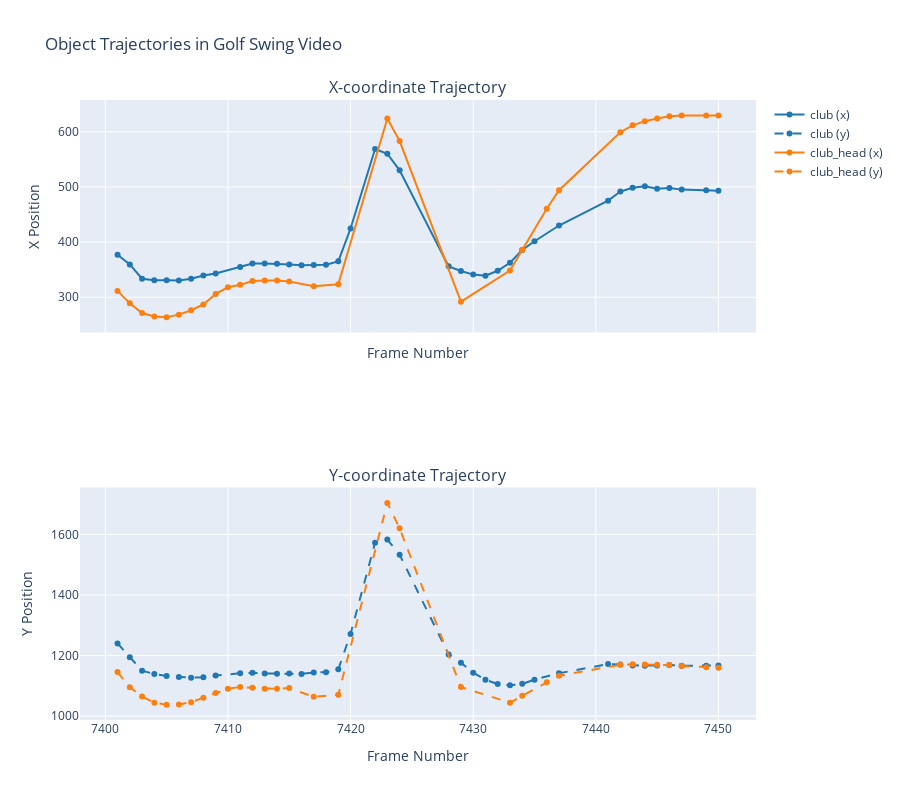

Notebook code for this chart:
### Code cell
plotter.combined_plot(
    start_frame=7400,
    end_frame=7450,
    num_frames=20
)

### Figure 1 — Plotly figure (JSON) as saved in the notebook; plotly's stock layout.template omitted (floating-point values rounded to 4 significant figures)
{"data": [{"line": {"color": "#1f77b4"}, "mode": "lines+markers", "name": "club (x)", "type": "scatter", "x": [7401, 7402, 7403, 7404, 7405, 7406, 7407, 7408, 7409, 7411, 7412, 7413, 7414, 7415, 7416, 7417, 7418, 7419, 7420, 7422, 7423, 7424, 7428, 7429, 7430, 7431, 7432, 7433, 7434, 7435, 7437, 7441, 7442, 7443, 7444, 7445, 7446, 7447, 7449, 7450], "xaxis": "x", "y": [377, 359.5, 333.5, 331, 331, 330.5, 333.5, 339.5, 343, 355, 361, 361, 360.5, 359.5, 358, 358.5, 359, 365, 424.5, 568.5, 560, 530, 356, 347.5, 341, 339, 348, 362.5, 385.5, 401.5, 430, 475, 491.5, 498.5, 501, 496.5, 498, 495, 494, 493], "yaxis": "y"}, {"line": {"color": "#1f77b4", "dash": "dash"}, "mode": "lines+markers", "name": "club (y)", "type": "scatter", "x": [7401, 7402, 7403, 7404, 7405, 7406, 7407, 7408, 7409, 7411, 7412, 7413, 7414, 7415, 7416, 7417, 7418, 7419, 7420, 7422, 7423, 7424, 7428, 7429, 7430, 7431, 7432, 7433, 7434, 7435, 7437, 7441, 7442, 7443, 7444, 7445, 7446, 7447, 7449, 7450], "xaxis": "x2", "y": [1240, 1194, 1150, 1139, 1132.0, 1130.0, 1127, 1128.0, 1134, 1142.0, 1143, 1141, 1140, 1140.0, 1140.0, 1144, 1145, 1154.0, 1272.0, 1572.0, 1583, 1533, 1204.0, 1176.0, 1144.0, 1120, 1106, 1102, 1106.0, 1120.0, 1142.0, 1172, 1170.0, 1167, 1166.0, 1168.0, 1168.0, 1166.0, 1166, 1167], "yaxis": "y2"}, {"line": {"color": "#ff7f0e"}, "mode": "lines+markers", "name": "club_head (x)", "type": "scatter", "x": [7401, 7402, 7403, 7404, 7405, 7406, 7407, 7408, 7409, 7410, 7411, 7412, 7413, 7414, 7415, 7417, 7419, 7423, 7424, 7429, 7433, 7434, 7436, 7437, 7442, 7443, 7444, 7445, 7446, 7447, 7449, 7450], "xaxis": "x", "y": [311.5, 289, 271.5, 265, 264, 268.5, 276.5, 287, 306, 318, 322.5, 329.5, 330.5, 330.5, 328.5, 320, 323.5, 624, 583, 292, 348.5, 386, 460.5, 494, 599, 611.5, 619, 624, 628, 629.5, 629.5, 629.5], "yaxis": "y"}, {"line": {"color": "#ff7f0e", "dash": "dash"}, "mode": "lines+markers", "name": "club_head (y)", "type": "scatter", "x": [7401, 7402, 7403, 7404, 7405, 7406, 7407, 7408, 7409, 7410, 7411, 7412, 7413, 7414, 7415, 7417, 7419, 7423, 7424, 7429, 7433, 7434, 7436, 7437, 7442, 7443, 7444, 7445, 7446, 7447, 7449, 7450], "xaxis": "x2", "y": [1146.0, 1095, 1065, 1044.0, 1038, 1038.0, 1046, 1060.0, 1076, 1090.0, 1096, 1094, 1090.0, 1090, 1092.0, 1064, 1070.0, 1704, 1620, 1096, 1044.0, 1068.0, 1112.0, 1134.0, 1170.0, 1171, 1170.0, 1170, 1168.0, 1166.0, 1162.0, 1160.0], "yaxis": "y2"}], "layout": {"annotations": [{"font": {"size": 16}, "showarrow": false, "text": "X-coordinate Trajectory", "x": 0.5, "xanchor": "center", "xref": "paper", "y": 1, "yanchor": "bottom", "yref": "paper"}, {"font": {"size": 16}, "showarrow": false, "text": "Y-coordinate Trajectory", "x": 0.5, "xanchor": "center", "xref": "paper", "y": 0.375, "yanchor": "bottom", "yref": "paper"}], "height": 800, "title": {"text": "Object Trajectories in Golf Swing Video"}, "xaxis": {"anchor": "y", "domain": [0, 1], "matches": "x2", "showticklabels": false, "title": {"text": "Frame Number"}}, "xaxis2": {"anchor": "y2", "domain": [0, 1], "title": {"text": "Frame Number"}}, "yaxis": {"anchor": "x", "domain": [0.625, 1], "title": {"text": "X Position"}}, "yaxis2": {"anchor": "x2", "domain": [0, 0.375], "title": {"text": "Y Position"}}}}
